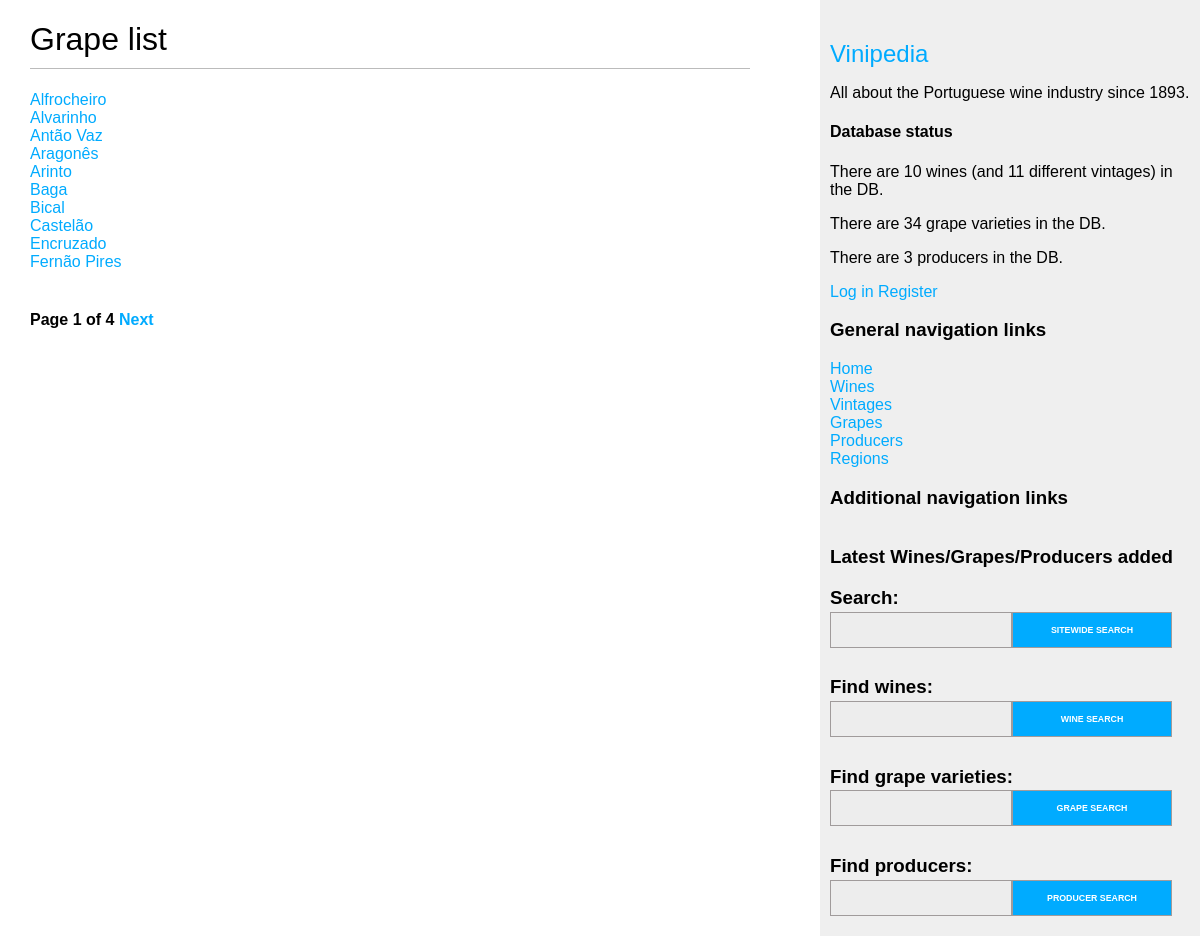
The page /grapes/ on the database its author committed.
### wines/models.py (models this page shows, shortened)
class Grape(models.Model):
    class Tannin(models.IntegerChoices):
        VERY_WEAK = 1
        WEAK = 2
        MEDIUM = 3
        STRONG = 4
        VERY_STRONG = 5
    GRAPE_TYPE_CHOICES = (
        ('white', 'White'),
        ('red', 'Red'),
    )
    name = models.CharField(max_length=100, unique=True)
    origin = models.ForeignKey(Region,
                               on_delete=models.RESTRICT,
                               related_name='grapes',
                               null=True,
                               blank=True)
    type = models.CharField(max_length=5, choices=GRAPE_TYPE_CHOICES)
    description = models.TextField(blank=True)
    image = models.ImageField(upload_to='grapes/%Y/%m/%d/', null=True, blank=True)
    tannin = models.IntegerField(choices=Tannin.choices, null=True)
    class Meta:
        ordering = ('name',)
    def get_absolute_url(self):
        return reverse('wines:grape_detail',
                       args=[self.id])

### wines/views.py (the view)
# urls.py: path('grapes/', views.grape_list, name='grape_list'),
def grape_list(request):
    object_list = Grape.objects.all()
    paginator = Paginator(object_list, 10)
    grapes = paginator_helper(request, paginator)
    return render(request,
                  'wines/grape/list.html',
                  {'grapes': grapes})

### wines/forms.py
class SearchForm(forms.Form):
    query = forms.CharField(max_length=100, label='')

### wines/templatetags/wine_tags.py (called while the page is built)
@register.simple_tag
def total_wines_registered():
    return Wine.objects.count()

@register.simple_tag
def total_vintages_registered():
    return Vintage.objects.count()

@register.simple_tag
def total_grapes_registered():
    return Grape.objects.count()

@register.simple_tag
def total_producers_registered():
    return Producer.objects.count()

@register.inclusion_tag('wines/search_bar.html')
def show_sitewide_search_form():
    search_form = SearchForm()
    return {"search_form": search_form}

@register.inclusion_tag('wines/wine/search_bar.html')
def show_wines_search_form():
    search_form = SearchForm()
    return {"search_form": search_form}

@register.inclusion_tag('wines/grape/search_bar.html')
def show_grapes_search_form():
    search_form = SearchForm()
    return {"search_form": search_form}

@register.inclusion_tag('wines/producer/search_bar.html')
def show_producers_search_form():
    search_form = SearchForm()
    return {"search_form": search_form}

### wines/utils.py (called while the page is built)
def paginator_helper(request, paginator):
    page = request.GET.get('page')
    try:
        objects = paginator.page(page)
    except PageNotAnInteger:
        objects = paginator.page(1)
    except EmptyPage:
        objects = paginator.page(paginator.num_pages)
    return objects

### wines/templates/wines/grape/list.html (shortened to what this page needs)
{% extends "wines/base.html" %}
{% block content %}
<h1>Grape list</h1>
{% for grape in grapes %}
<div>
  <a href="{{ grape.get_absolute_url }}">
    {{ grape.name }}
  </a>
</div>
{% empty %}
<p>
  There are no grapes in the DB yet.
</p>
{% endfor %}
{% if grapes %}
    {% include "pagination.html" with page=grapes %}
{% endif %}
{% endblock %}

### wines/static/css/wines.css (style rules this page uses)
body { margin:0; padding:0; font-family:helvetica, sans-serif; }
a { color:#00abff; text-decoration:none; }
h1 { font-weight:normal; border-bottom:1px solid #bbb; padding:0 0 10px 0; }
input, textarea { clear:both; float:left; margin:0 0 10px; background:#dcdcdc; border:0; padding:6px 10px; font-size:12px; }
#sidebar input, #sidebar textarea { clear: both; float: left; margin: 0 0 10px; background: #ededed; border: 1px solid #a09b9b; padding: 6px 10px; font-size: 1.2rem; width: 10rem; }

### rows shown on the page
Grape: name "Alfrocheiro"
Grape: name "Alvarinho"
Grape: name "Antão Vaz"
Grape: name "Aragonês"
Grape: name "Arinto"
Grape: name "Baga"
Grape: name "Bical"
Grape: name "Castelão"
Grape: name "Encruzado"
Grape: name "Fernão Pires"

### other values the page prints
{{ page.number }} "1"
{{ page.paginator.num_pages }} "4"
